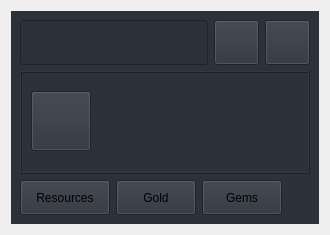
<?xml version="1.0" encoding="UTF-8"?>
<ui version="4.0">
 <class>BlackMarket_Profile</class>
 <widget class="QWidget" name="BlackMarket_Profile">
  <property name="geometry">
   <rect>
    <x>0</x>
    <y>0</y>
    <width>330</width>
    <height>235</height>
   </rect>
  </property>
  <property name="minimumSize">
   <size>
    <width>330</width>
    <height>0</height>
   </size>
  </property>
  <property name="maximumSize">
   <size>
    <width>330</width>
    <height>16777215</height>
   </size>
  </property>
  <property name="windowTitle">
   <string>Form</string>
  </property>
  <property name="styleSheet">
   <string notr="true"/>
  </property>
  <layout class="QVBoxLayout" name="verticalLayout">
   <item>
    <widget class="QFrame" name="frame_4">
     <property name="styleSheet">
      <string notr="true">background-color: rgb(44, 49, 58);</string>
     </property>
     <property name="frameShape">
      <enum>QFrame::Shape::NoFrame</enum>
     </property>
     <property name="frameShadow">
      <enum>QFrame::Shadow::Raised</enum>
     </property>
     <layout class="QVBoxLayout" name="verticalLayout_2">
      <item>
       <widget class="QFrame" name="frame">
        <property name="frameShape">
         <enum>QFrame::Shape::NoFrame</enum>
        </property>
        <property name="frameShadow">
         <enum>QFrame::Shadow::Raised</enum>
        </property>
        <layout class="QHBoxLayout" name="horizontalLayout">
         <property name="leftMargin">
          <number>0</number>
         </property>
         <property name="topMargin">
          <number>0</number>
         </property>
         <property name="rightMargin">
          <number>0</number>
         </property>
         <property name="bottomMargin">
          <number>0</number>
         </property>
         <item>
          <widget class="QLineEdit" name="name_lineEdit">
           <property name="minimumSize">
            <size>
             <width>0</width>
             <height>45</height>
            </size>
           </property>
          </widget>
         </item>
         <item>
          <widget class="QPushButton" name="save_btn">
           <property name="minimumSize">
            <size>
             <width>45</width>
             <height>45</height>
            </size>
           </property>
           <property name="text">
            <string/>
           </property>
           <property name="icon">
            <iconset theme="QIcon::ThemeIcon::DocumentSave"/>
           </property>
          </widget>
         </item>
         <item>
          <widget class="QPushButton" name="delete_btn">
           <property name="minimumSize">
            <size>
             <width>45</width>
             <height>45</height>
            </size>
           </property>
           <property name="text">
            <string/>
           </property>
           <property name="icon">
            <iconset theme="QIcon::ThemeIcon::EditDelete"/>
           </property>
          </widget>
         </item>
        </layout>
       </widget>
      </item>
      <item>
       <widget class="QFrame" name="template_frame">
        <property name="styleSheet">
         <string notr="true"/>
        </property>
        <property name="frameShape">
         <enum>QFrame::Shape::Box</enum>
        </property>
        <property name="frameShadow">
         <enum>QFrame::Shadow::Raised</enum>
        </property>
        <layout class="QHBoxLayout" name="horizontalLayout_2">
         <property name="leftMargin">
          <number>0</number>
         </property>
         <property name="topMargin">
          <number>0</number>
         </property>
         <property name="rightMargin">
          <number>0</number>
         </property>
         <property name="bottomMargin">
          <number>0</number>
         </property>
         <item>
          <widget class="QScrollArea" name="scrollArea">
           <property name="styleSheet">
            <string notr="true"/>
           </property>
           <property name="frameShape">
            <enum>QFrame::Shape::NoFrame</enum>
           </property>
           <property name="verticalScrollBarPolicy">
            <enum>Qt::ScrollBarPolicy::ScrollBarAlwaysOff</enum>
           </property>
           <property name="widgetResizable">
            <bool>true</bool>
           </property>
           <widget class="QWidget" name="scrollAreaWidgetContents">
            <property name="geometry">
             <rect>
              <x>0</x>
              <y>0</y>
              <width>282</width>
              <height>93</height>
             </rect>
            </property>
            <layout class="QHBoxLayout" name="horizontalLayout_4">
             <property name="spacing">
              <number>0</number>
             </property>
             <property name="leftMargin">
              <number>0</number>
             </property>
             <property name="topMargin">
              <number>0</number>
             </property>
             <property name="rightMargin">
              <number>0</number>
             </property>
             <property name="bottomMargin">
              <number>0</number>
             </property>
             <item alignment="Qt::AlignmentFlag::AlignLeft|Qt::AlignmentFlag::AlignVCenter">
              <widget class="QFrame" name="scroll_area_frame">
               <property name="sizePolicy">
                <sizepolicy hsizetype="Expanding" vsizetype="Expanding">
                 <horstretch>0</horstretch>
                 <verstretch>0</verstretch>
                </sizepolicy>
               </property>
               <property name="frameShape">
                <enum>QFrame::Shape::NoFrame</enum>
               </property>
               <property name="frameShadow">
                <enum>QFrame::Shadow::Raised</enum>
               </property>
               <layout class="QHBoxLayout" name="horizontalLayout_5">
                <property name="bottomMargin">
                 <number>11</number>
                </property>
                <item>
                 <widget class="QPushButton" name="add_template_btn">
                  <property name="sizePolicy">
                   <sizepolicy hsizetype="Fixed" vsizetype="Expanding">
                    <horstretch>0</horstretch>
                    <verstretch>0</verstretch>
                   </sizepolicy>
                  </property>
                  <property name="minimumSize">
                   <size>
                    <width>60</width>
                    <height>60</height>
                   </size>
                  </property>
                  <property name="text">
                   <string/>
                  </property>
                  <property name="icon">
                   <iconset theme="QIcon::ThemeIcon::ListAdd"/>
                  </property>
                 </widget>
                </item>
               </layout>
              </widget>
             </item>
            </layout>
           </widget>
          </widget>
         </item>
        </layout>
       </widget>
      </item>
      <item alignment="Qt::AlignmentFlag::AlignLeft">
       <widget class="QFrame" name="purchase_button_frame">
        <property name="minimumSize">
         <size>
          <width>0</width>
          <height>0</height>
         </size>
        </property>
        <property name="frameShape">
         <enum>QFrame::Shape::NoFrame</enum>
        </property>
        <property name="frameShadow">
         <enum>QFrame::Shadow::Raised</enum>
        </property>
        <layout class="QHBoxLayout" name="horizontalLayout_3">
         <property name="leftMargin">
          <number>0</number>
         </property>
         <property name="topMargin">
          <number>0</number>
         </property>
         <property name="rightMargin">
          <number>0</number>
         </property>
         <property name="bottomMargin">
          <number>0</number>
         </property>
         <item>
          <widget class="QPushButton" name="rss_btn">
           <property name="minimumSize">
            <size>
             <width>90</width>
             <height>35</height>
            </size>
           </property>
           <property name="text">
            <string>Resources</string>
           </property>
           <property name="checkable">
            <bool>true</bool>
           </property>
           <property name="checked">
            <bool>false</bool>
           </property>
          </widget>
         </item>
         <item>
          <widget class="QPushButton" name="gold_btn">
           <property name="minimumSize">
            <size>
             <width>80</width>
             <height>35</height>
            </size>
           </property>
           <property name="text">
            <string>Gold</string>
           </property>
           <property name="checkable">
            <bool>true</bool>
           </property>
          </widget>
         </item>
         <item>
          <widget class="QPushButton" name="gems_btn">
           <property name="minimumSize">
            <size>
             <width>80</width>
             <height>35</height>
            </size>
           </property>
           <property name="text">
            <string>Gems</string>
           </property>
           <property name="checkable">
            <bool>true</bool>
           </property>
          </widget>
         </item>
        </layout>
       </widget>
      </item>
     </layout>
    </widget>
   </item>
  </layout>
 </widget>
 <resources/>
 <connections/>
</ui>
